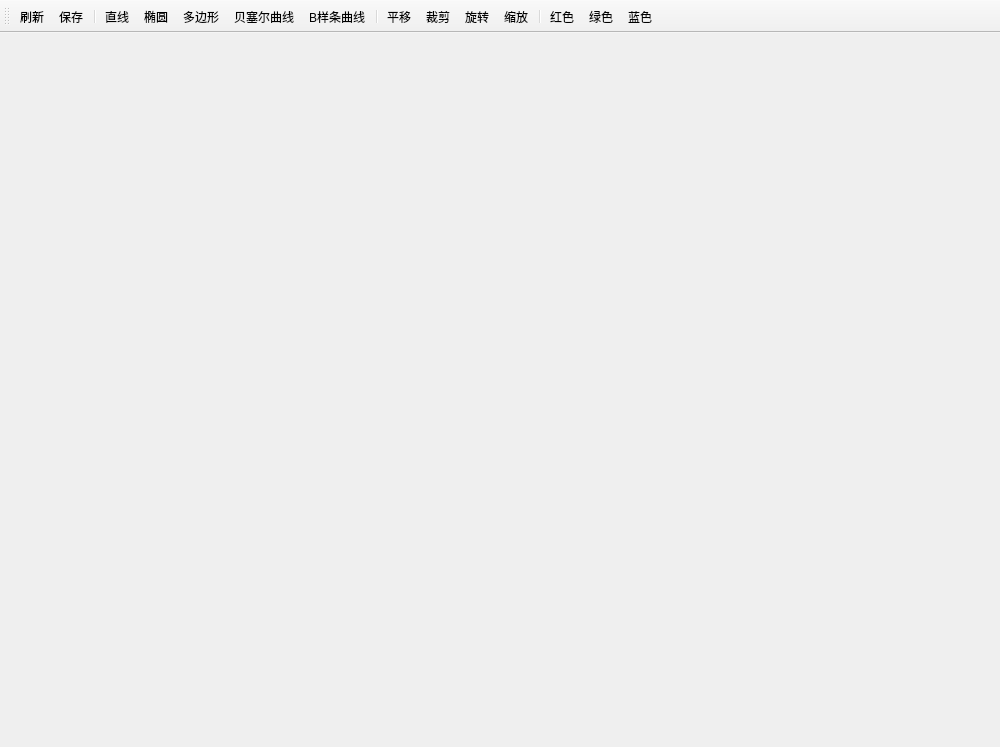
<?xml version="1.0" encoding="UTF-8"?>
<ui version="4.0">
 <class>DrawWindow</class>
 <widget class="QMainWindow" name="DrawWindow">
  <property name="geometry">
   <rect>
    <x>0</x>
    <y>0</y>
    <width>1000</width>
    <height>747</height>
   </rect>
  </property>
  <property name="mouseTracking">
   <bool>true</bool>
  </property>
  <property name="windowTitle">
   <string>画布</string>
  </property>
  <widget class="QWidget" name="centralwidget">
   <property name="mouseTracking">
    <bool>true</bool>
   </property>
   <widget class="QWidget" name="dr_canvas" native="true">
    <property name="geometry">
     <rect>
      <x>0</x>
      <y>0</y>
      <width>1000</width>
      <height>700</height>
     </rect>
    </property>
    <property name="mouseTracking">
     <bool>true</bool>
    </property>
    <property name="autoFillBackground">
     <bool>true</bool>
    </property>
   </widget>
  </widget>
  <widget class="QToolBar" name="toolBar">
   <property name="windowTitle">
    <string>toolBar</string>
   </property>
   <attribute name="toolBarArea">
    <enum>TopToolBarArea</enum>
   </attribute>
   <attribute name="toolBarBreak">
    <bool>false</bool>
   </attribute>
   <addaction name="actReset"/>
   <addaction name="actSave"/>
   <addaction name="separator"/>
   <addaction name="useLine"/>
   <addaction name="useEllipse"/>
   <addaction name="usePoly"/>
   <addaction name="useBezier"/>
   <addaction name="useBspline"/>
   <addaction name="separator"/>
   <addaction name="useTrans"/>
   <addaction name="useClip"/>
   <addaction name="useRotate"/>
   <addaction name="useScale"/>
   <addaction name="separator"/>
   <addaction name="actRed"/>
   <addaction name="actGreen"/>
   <addaction name="actBlue"/>
  </widget>
  <action name="useLine">
   <property name="checkable">
    <bool>true</bool>
   </property>
   <property name="icon">
    <iconset resource="res.qrc">
     <normaloff>:/icons/icons/直线.png</normaloff>:/icons/icons/直线.png</iconset>
   </property>
   <property name="text">
    <string>直线</string>
   </property>
   <property name="toolTip">
    <string>直线</string>
   </property>
  </action>
  <action name="useEllipse">
   <property name="checkable">
    <bool>true</bool>
   </property>
   <property name="icon">
    <iconset resource="res.qrc">
     <normaloff>:/icons/icons/椭圆形.png</normaloff>:/icons/icons/椭圆形.png</iconset>
   </property>
   <property name="text">
    <string>椭圆</string>
   </property>
   <property name="toolTip">
    <string>椭圆</string>
   </property>
  </action>
  <action name="actSave">
   <property name="icon">
    <iconset resource="res.qrc">
     <normaloff>:/icons/icons/保存.png</normaloff>:/icons/icons/保存.png</iconset>
   </property>
   <property name="text">
    <string>保存</string>
   </property>
  </action>
  <action name="actReset">
   <property name="icon">
    <iconset resource="res.qrc">
     <normaloff>:/icons/icons/刷新.png</normaloff>:/icons/icons/刷新.png</iconset>
   </property>
   <property name="text">
    <string>刷新</string>
   </property>
  </action>
  <action name="actRed">
   <property name="checkable">
    <bool>true</bool>
   </property>
   <property name="icon">
    <iconset resource="res.qrc">
     <normaloff>:/icons/icons/红色.png</normaloff>:/icons/icons/红色.png</iconset>
   </property>
   <property name="text">
    <string>红色</string>
   </property>
  </action>
  <action name="actGreen">
   <property name="checkable">
    <bool>true</bool>
   </property>
   <property name="icon">
    <iconset resource="res.qrc">
     <normaloff>:/icons/icons/绿色.png</normaloff>:/icons/icons/绿色.png</iconset>
   </property>
   <property name="text">
    <string>绿色</string>
   </property>
  </action>
  <action name="actBlue">
   <property name="checkable">
    <bool>true</bool>
   </property>
   <property name="icon">
    <iconset resource="res.qrc">
     <normaloff>:/icons/icons/蓝色.png</normaloff>:/icons/icons/蓝色.png</iconset>
   </property>
   <property name="text">
    <string>蓝色</string>
   </property>
  </action>
  <action name="usePoly">
   <property name="checkable">
    <bool>true</bool>
   </property>
   <property name="icon">
    <iconset resource="res.qrc">
     <normaloff>:/icons/icons/多边形.png</normaloff>:/icons/icons/多边形.png</iconset>
   </property>
   <property name="text">
    <string>多边形</string>
   </property>
   <property name="toolTip">
    <string>多边形</string>
   </property>
  </action>
  <action name="useBezier">
   <property name="checkable">
    <bool>true</bool>
   </property>
   <property name="icon">
    <iconset resource="res.qrc">
     <normaloff>:/icons/icons/曲线 贝塞尔.png</normaloff>:/icons/icons/曲线 贝塞尔.png</iconset>
   </property>
   <property name="text">
    <string>贝塞尔曲线</string>
   </property>
   <property name="toolTip">
    <string>贝塞尔曲线</string>
   </property>
  </action>
  <action name="useBspline">
   <property name="checkable">
    <bool>true</bool>
   </property>
   <property name="icon">
    <iconset resource="res.qrc">
     <normaloff>:/icons/icons/曲线 B样条.png</normaloff>:/icons/icons/曲线 B样条.png</iconset>
   </property>
   <property name="text">
    <string>B样条曲线</string>
   </property>
   <property name="toolTip">
    <string>B样条曲线</string>
   </property>
  </action>
  <action name="useTrans">
   <property name="checkable">
    <bool>true</bool>
   </property>
   <property name="icon">
    <iconset resource="res.qrc">
     <normaloff>:/icons/icons/平移.png</normaloff>:/icons/icons/平移.png</iconset>
   </property>
   <property name="text">
    <string>平移</string>
   </property>
   <property name="toolTip">
    <string>平移</string>
   </property>
  </action>
  <action name="useRotate">
   <property name="checkable">
    <bool>true</bool>
   </property>
   <property name="icon">
    <iconset resource="res.qrc">
     <normaloff>:/icons/icons/旋转.png</normaloff>:/icons/icons/旋转.png</iconset>
   </property>
   <property name="text">
    <string>旋转</string>
   </property>
   <property name="toolTip">
    <string>旋转</string>
   </property>
  </action>
  <action name="useScale">
   <property name="checkable">
    <bool>true</bool>
   </property>
   <property name="icon">
    <iconset resource="res.qrc">
     <normaloff>:/icons/icons/缩放.png</normaloff>:/icons/icons/缩放.png</iconset>
   </property>
   <property name="text">
    <string>缩放</string>
   </property>
   <property name="toolTip">
    <string>缩放</string>
   </property>
  </action>
  <action name="useClip">
   <property name="checkable">
    <bool>true</bool>
   </property>
   <property name="icon">
    <iconset resource="res.qrc">
     <normaloff>:/icons/icons/裁剪.png</normaloff>:/icons/icons/裁剪.png</iconset>
   </property>
   <property name="text">
    <string>裁剪</string>
   </property>
   <property name="toolTip">
    <string>裁剪</string>
   </property>
  </action>
 </widget>
 <resources>
  <include location="res.qrc"/>
 </resources>
 <connections/>
</ui>
